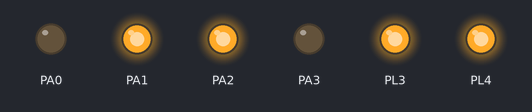
This program was run on a simulated ATmega2560, built with avr-gcc and emulated at 14.7456 MHz. Shown: output pins drawn as LEDs (lit = HIGH).

Above: at 0.5 s.
At 2.0 s:
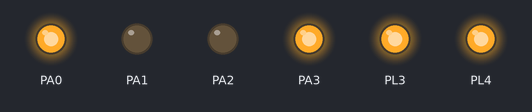
At 3.5 s:
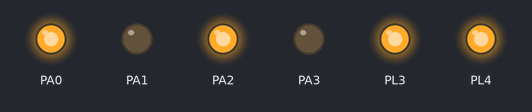
At 6.5 s:
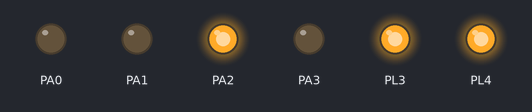
At 9.5 s:
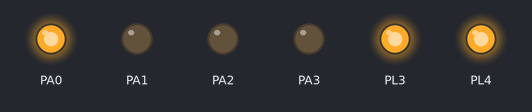
At 12.0 s:
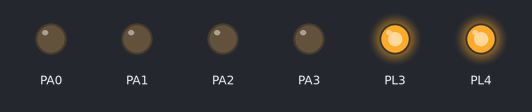
Timing chart, 0 to 14.4 s (numbered marks = the images above):
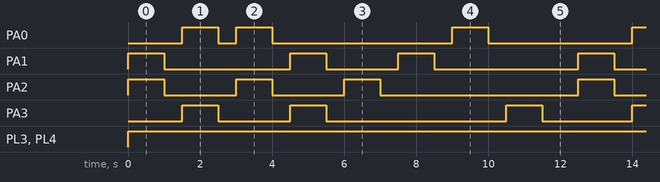

Measured:
- by itself, PA0: repeats every 12.5 s: LOW 0.50 s, HIGH 1.0 s, LOW 5.0 s, HIGH 1.0 s, LOW 4.0 s, HIGH 1.0 s
- by itself, PA1: repeats every 12.5 s: LOW 3.5 s, HIGH 1.0 s, LOW 2.0 s, HIGH 1.0 s, LOW 4.0 s, HIGH 1.0 s
- by itself, PA2: repeats every 12.5 s: 2 × (LOW 2.0 s, HIGH 1.0 s), LOW 5.5 s, HIGH 1.0 s
- by itself, PA3: repeats every 12.5 s: LOW 2.0 s, HIGH 1.0 s, LOW 5.0 s, HIGH 1.0 s, LOW 2.5 s, HIGH 1.0 s
- by itself, PL3, PL4: LOW → HIGH at 0.00 s

The program:

main.c
```c
#define F_CPU 14745600
#include <avr/io.h>
#include <avr/interrupt.h>
#include <util/delay.h>


void motion_pin_config (void)
{
	DDRA = DDRA | 0x0F; //set direction of the PORTA 3 to PORTA 0 pins as output
	PORTA = PORTA & 0xF0; // set initial value of the PORTA 3 to PORTA 0 pins to logic 0
	DDRL = DDRL | 0x18;   //Setting PL3 and PL4 pins as output for PWM generation
	PORTL = PORTL | 0x18; //PL3 and PL4 pins are for velocity control using PWM
}

//Function to initialize ports
void port_init()
{
	motion_pin_config();
}


//Function used for setting motor's direction
void motion_set (unsigned char Direction)
{
	unsigned char PortARestore = 0;

	Direction &= 0x0F; 			// removing upper nibbel as it is not needed
	PortARestore = PORTA; 			// reading the PORTA's original status
	PortARestore &= 0xF0; 			// setting lower direction nibbel to 0
	PortARestore |= Direction; 	// adding lower nibbel for direction command and restoring the PORTA status
	PORTA = PortARestore; 			// setting the command to the port
}


void forward (void) //both wheels forward
{
	motion_set(0x06);
}

void back (void) //both wheels backward
{
	motion_set(0x09);
}

void left (void) //Left wheel backward, Right wheel forward
{
	motion_set(0x05);
}

void right (void) //Left wheel forward, Right wheel backward
{
	motion_set(0x0A);
}

void soft_left (void) //Left wheel stationary, Right wheel forward
{
	motion_set(0x04);
}

void soft_right (void) //Left wheel forward, Right wheel is stationary
{
	motion_set(0x02);
}

void soft_left_2 (void) //Left wheel backward, right wheel stationary
{
	motion_set(0x01);
}

void soft_right_2 (void) //Left wheel stationary, Right wheel backward
{
	motion_set(0x08);
}

void stop (void) //hard stop
{
	motion_set(0x00);
}

void init_devices (void)
{
	cli(); //Clears the global interrupts
	port_init();
	sei(); //Enables the global interrupts
}


//Main Function
int main()
{
	init_devices();

	while(1)
	{

		forward(); //both wheels forward
		_delay_ms(1000);

		stop();
		_delay_ms(500);

		back(); //bpth wheels backward
		_delay_ms(1000);

		stop();
		_delay_ms(500);

		left(); //Left wheel backward, Right wheel forward
		_delay_ms(1000);

		stop();
		_delay_ms(500);

		right(); //Left wheel forward, Right wheel backward
		_delay_ms(1000);

		stop();
		_delay_ms(500);

		soft_left(); //Left wheel stationary, Right wheel forward
		_delay_ms(1000);

		stop();
		_delay_ms(500);

		soft_right(); //Left wheel forward, Right wheel is stationary
		_delay_ms(1000);

		stop();
		_delay_ms(500);

		soft_left_2(); //Left wheel backward, right wheel stationary
		_delay_ms(1000);

		stop();
		_delay_ms(500);

		soft_right_2(); //Left wheel stationary, Right wheel backward
		_delay_ms(1000);

		stop();
		_delay_ms(1000);
	}
}
```
